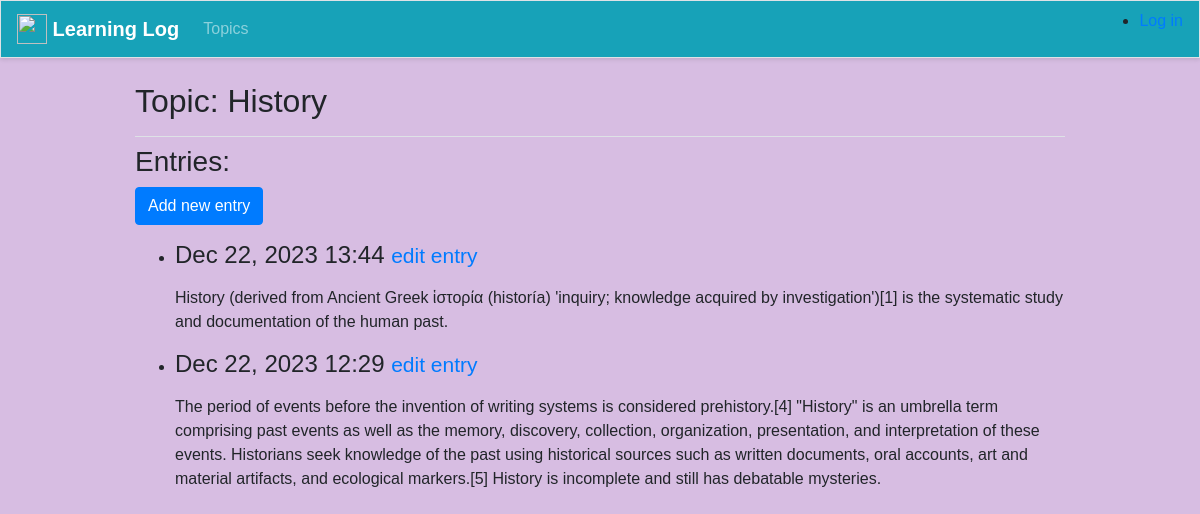
The app's page /topics/3/ with its own data.
### learning_logs/models.py (models this page shows, shortened)
class Topic(models.Model):
    text= models.CharField(max_length=200)  #text adında bir Charfield tanımlıyoruz ve bu veri tabanında bir sütun oluşturur
    date_added = models.DateTimeField(auto_now_add=True)
    def __str__(self):
        return self.text

class Entry(models.Model):
    topic=models.ForeignKey(Topic, on_delete=models.CASCADE)
    text=models.TextField()
    date_added = models.DateTimeField(auto_now_add=True) # Entry nin oluşturulduğu zaman
    class Meta:
        verbose_name_plural = 'entries'

### learning_logs/views.py (the view)
# urls.py: path('topics/<int:topic_id>/', views.topic, name='topic'),
def topic(request, topic_id):
    topic = Topic.objects.get(id=topic_id)
    entries = topic.entry_set.order_by('-date_added')
    context = {'topic': topic, 'entries': entries}
    return render(request, 'Learning_logs/topic.html', context)

### learning_logs/templates/learning_logs/topic.html
{% extends 'learning_logs/base.html' %}
{% block page_header %}
        <h2>Topic: {{ topic }}</h2>
{% endblock page_header %}
{% block content %}
    <h3>Entries:</h3>
    <p>
        <a href="{% url 'learning_logs:new_entry' topic.id %}" class="btn btn-primary">
            Add new entry</a>
    </p>
    <ul>
        {% for entry in entries %}
           <li>
               <h4>{{ entry.date_added | date:'M d, Y H:i' }}
                   <small><a href="{% url 'learning_logs:edit_entry' entry.id %}">edit entry</a></small>
               </h4>
               <p>{{ entry.text | linebreaks }}</p>
           </li>
        {% empty %}
           <li>There are no entries for this topic yet.</li>
        {% endfor %}
    </ul>
{% endblock content %}

### learning_logs/templates/learning_logs/base.html (style rules this page uses)
body { font-family: Arial, sans-serif; background-color: #D7BDE2 ; }

### records on screen
Topic: text "History"
Entry: date_added "Dec 22, 2023 13:44", text "History (derived from Ancient Greek ἱστορία (historía) 'inquiry; knowledge acquired by investigation')[1] is the systematic study and documentation of the human past."
Entry: date_added "Dec 22, 2023 12:29", text "The period of events before the invention of writing systems is considered prehistory.[4] \"History\" is an umbrella term comprising past events as well as the memory, discovery, collection, organization, presentation, and interpretation of these events. Historians seek knowledge of the past using historical sources such as written documents, oral accounts, art and material artifacts, and ecological markers.[5] History is incomplete and still has debatable mysteries."
